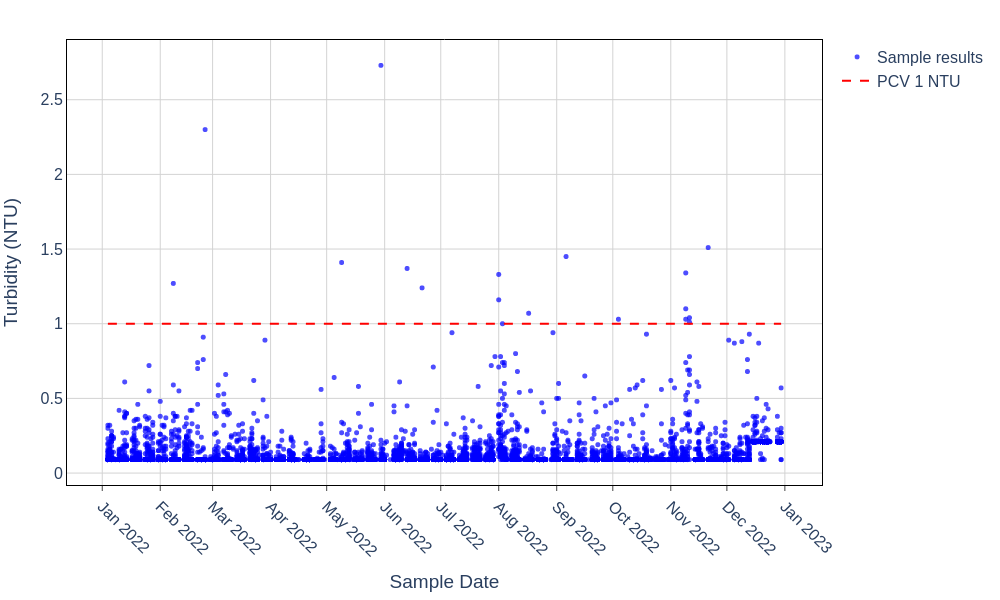

Generate this figure with Python:
# filename: turbidity_timeseries.py
import pandas as pd
import plotly.graph_objects as go

# Load and preprocess data
file_name = "Anglian_Water_Domestic_Water_Quality.csv"
df = pd.read_csv(file_name, encoding="utf-8")
df['Sample_Date'] = pd.to_datetime(df['Sample_Date'], format='%d/%m/%Y %H:%M', errors='coerce')
df_filtered = df[(df['Determinand'] == 'Turbidity') & df['Result'].notna()].copy()
df_filtered.sort_values('Sample_Date', inplace=True)

# Save filtered data to CSV for the chart
output_csv = "turbidity_timeseries_data.csv"
df_filtered[['Sample_Date', 'Result', 'LSOA', 'Sample_Id', 'ObjectId']].to_csv(output_csv, index=False)

# UK PCV limit for turbidity
pcv_value = 1

# Create plotly figure
fig = go.Figure()

# Add scatter markers for turbidity results
fig.add_trace(go.Scatter(
    x=df_filtered['Sample_Date'],
    y=df_filtered['Result'],
    mode='markers',
    marker=dict(
        size=5,
        symbol='circle',
        color='blue',
        opacity=0.7
    ),
    name='Sample results'
))

# Add horizontal line at PCV
fig.add_trace(go.Scatter(
    x=[df_filtered['Sample_Date'].min(), df_filtered['Sample_Date'].max()],
    y=[pcv_value, pcv_value],
    mode='lines',
    line=dict(
        color='red',
        width=2,
        dash='dash'
    ),
    name='PCV 1 NTU'
))

# Layout settings
fig.update_layout(
    template='plotly_white',
    font=dict(size=16),
    margin=dict(l=60, r=40, t=40, b=80),
    xaxis=dict(
        title='Sample Date',
        showgrid=True,
        gridcolor='lightgrey',
        tickformat='%b %Y',
        tickangle=45,
        dtick="M1",
        ticks="outside",
        showline=True,
        linecolor='black',
        mirror=True,
        zeroline=False
    ),
    yaxis=dict(
        title='Turbidity (NTU)',
        showgrid=True,
        gridcolor='lightgrey',
        showline=True,
        linecolor='black',
        mirror=True,
        zeroline=False
    ),
    legend=dict(
        bgcolor='rgba(255,255,255,0)',
        bordercolor='rgba(0,0,0,0)',
        borderwidth=0
    )
)

# Save html and png files
html_file = "turbidity_timeseries.html"
png_file = "turbidity_timeseries.png"
fig.write_html(html_file, include_plotlyjs='cdn', full_html=True)
fig.write_image(png_file, width=1000, height=600)

# Print output filenames
print(png_file)
print(html_file)
print(output_csv)
print("turbidity_timeseries.py")
